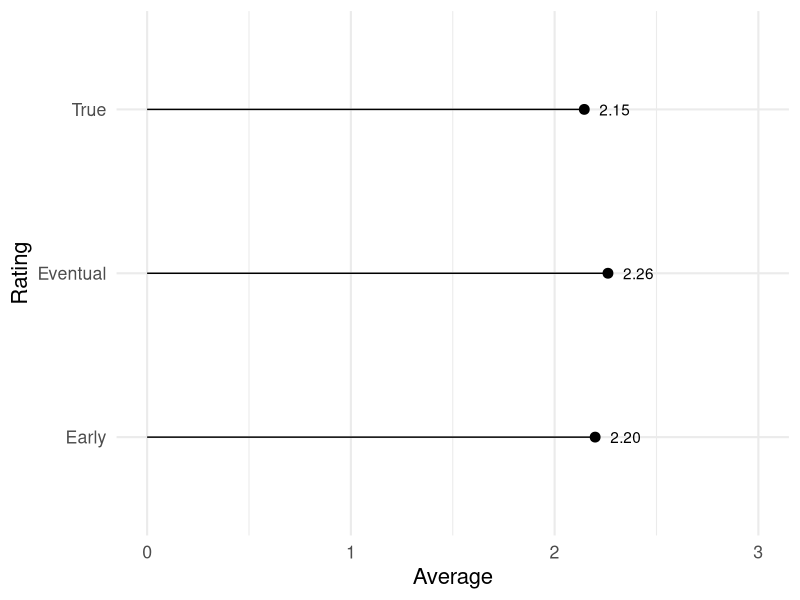

Write R code to recreate this figure.
## ---- chunk 1
library(tidyverse)

shoe_options = c('cheap', 'expensive')
sat_options = 1:3

sim_ratings <- function(ct=10000,
                        cheap_sat_prob=c(.2, .6, .2),
                        exp_sat_prob=c(.1, .5, .4),
                        rate_probs=c(.1, .2),
                        rate_mult=2,
                        late_probs=c(.5, .25)) {
  ret <- tibble(user=1:ct,
              shoes=sample(shoe_options, size=ct, replace=TRUE))

  ret %>%
    mutate(satisfaction=ifelse(shoes=='cheap',
                               sample(sat_options, size=ct,
                                      replace=TRUE, prob=cheap_sat_prob),
                               sample(sat_options, size=ct,
                                      replace=TRUE, prob=exp_sat_prob))) %>%
    mutate(rates_prob=ifelse(shoes=='cheap', rate_probs[[1]], rate_probs[[2]]) * 
             ifelse(satisfaction != 2, rate_mult, 1)) %>%
    mutate(rates_late_prob=ifelse(satisfaction != 2, 
                                  late_probs[[1]], late_probs[[2]])) %>%
    mutate(rates=rbinom(ct, 1, rates_prob),
           rates_late=rbinom(ct, 1, rates_late_prob))
}

sim1 <- sim_ratings()

res1 <- with(sim1, tribble(
  ~ name, ~value,
  "True", mean(satisfaction),
  "Early", mean(satisfaction[rates & !rates_late]),
  "Eventual", mean(satisfaction[as.logical(rates)])
))

theme_set(theme_minimal(base_size=16))

ggplot(res1, aes(name, value, label=sprintf('%0.2f', value))) +
  geom_point(size = 3, color = "black") + 
  geom_segment(aes(x=name, xend=name, y=0, yend=value)) +
  geom_text(nudge_y=.15) +
  scale_y_continuous("Average", limits=c(0,3)) +
  coord_flip() +
  labs("Simulation 1: Parameters in Text",
       x="Rating")
